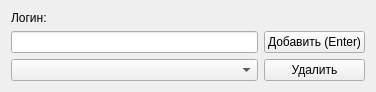
<?xml version="1.0" encoding="UTF-8"?>
<ui version="4.0">
 <class>ServerChat</class>
 <widget class="QWidget" name="ServerChat">
  <property name="geometry">
   <rect>
    <x>0</x>
    <y>0</y>
    <width>376</width>
    <height>90</height>
   </rect>
  </property>
  <property name="sizePolicy">
   <sizepolicy hsizetype="Fixed" vsizetype="Fixed">
    <horstretch>38</horstretch>
    <verstretch>0</verstretch>
   </sizepolicy>
  </property>
  <property name="windowTitle">
   <string>Участники</string>
  </property>
  <layout class="QGridLayout" name="gridLayout">
   <item row="1" column="0">
    <widget class="QLineEdit" name="le_login"/>
   </item>
   <item row="2" column="3">
    <widget class="QPushButton" name="pb_remove_user">
     <property name="text">
      <string>Удалить</string>
     </property>
    </widget>
   </item>
   <item row="1" column="3">
    <widget class="QPushButton" name="pb_register_user">
     <property name="text">
      <string>Добавить (Enter)</string>
     </property>
    </widget>
   </item>
   <item row="2" column="0">
    <widget class="QComboBox" name="comboBox"/>
   </item>
   <item row="0" column="0">
    <widget class="QLabel" name="label">
     <property name="sizePolicy">
      <sizepolicy hsizetype="Preferred" vsizetype="Preferred">
       <horstretch>0</horstretch>
       <verstretch>0</verstretch>
      </sizepolicy>
     </property>
     <property name="text">
      <string>Логин:</string>
     </property>
    </widget>
   </item>
  </layout>
 </widget>
 <tabstops>
  <tabstop>le_login</tabstop>
  <tabstop>pb_register_user</tabstop>
  <tabstop>pb_remove_user</tabstop>
 </tabstops>
 <resources/>
 <connections/>
</ui>
